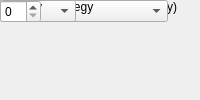
<?xml version="1.0" encoding="UTF-8"?>
<ui version="4.0">
 <class>MainWindow</class>
 <widget class="QMainWindow" name="MainWindow">
  <property name="windowTitle"><string>Adder Subtractor</string></property>
  <widget class="QWidget" name="centralwidget">
   <!-- NOTE: this is a simplified structural mirror of the generated
        <module>_ui.py, not a full round-trip Designer file. Regenerate
        both from the same spec if you need to edit layout by hand. -->
       <widget class="QLabel" name="label_name">
     <property name="text"><string>Block name</string></property>
    </widget>
       <widget class="QLineEdit" name="name"/>
       <widget class="QLabel" name="label_opmode">
     <property name="text"><string>Mode</string></property>
    </widget>
       <widget class="QComboBox" name="opmode">
     <item><property name="text"><string>Addition</string></property></item>
     <item><property name="text"><string>Subtraction</string></property></item>
    </widget>
       <widget class="QLabel" name="label_n_bits_a">
     <property name="text"><string>a input bit width</string></property>
    </widget>
       <widget class="QSpinBox" name="n_bits_a"/>
       <widget class="QLabel" name="label_bin_pt_a">
     <property name="text"><string>a input binary point</string></property>
    </widget>
       <widget class="QSpinBox" name="bin_pt_a"/>
       <widget class="QLabel" name="label_type_a">
     <property name="text"><string>a input type</string></property>
    </widget>
       <widget class="QComboBox" name="type_a">
     <item><property name="text"><string>Unsigned</string></property></item>
     <item><property name="text"><string>Signed</string></property></item>
    </widget>
       <widget class="QLabel" name="label_n_bits_b">
     <property name="text"><string>b input bit width</string></property>
    </widget>
       <widget class="QSpinBox" name="n_bits_b"/>
       <widget class="QLabel" name="label_bin_pt_b">
     <property name="text"><string>b input binary point</string></property>
    </widget>
       <widget class="QSpinBox" name="bin_pt_b"/>
       <widget class="QLabel" name="label_type_b">
     <property name="text"><string>b input type</string></property>
    </widget>
       <widget class="QComboBox" name="type_b">
     <item><property name="text"><string>Unsigned</string></property></item>
     <item><property name="text"><string>Signed</string></property></item>
    </widget>
       <widget class="QLabel" name="label_misc">
     <property name="text"><string>Misc support</string></property>
    </widget>
       <widget class="QCheckBox" name="misc"/>
       <widget class="QLabel" name="label_misc_width">
     <property name="text"><string>misci / misco bit width (misc only)</string></property>
    </widget>
       <widget class="QSpinBox" name="misc_width"/>
       <widget class="QLabel" name="label_async_op">
     <property name="text"><string>Asynchronous operation</string></property>
    </widget>
       <widget class="QCheckBox" name="async_op"/>
       <widget class="QLabel" name="label_n_bits_out">
     <property name="text"><string>Output bit width</string></property>
    </widget>
       <widget class="QSpinBox" name="n_bits_out"/>
       <widget class="QLabel" name="label_bin_pt_out">
     <property name="text"><string>Output binary point</string></property>
    </widget>
       <widget class="QSpinBox" name="bin_pt_out"/>
       <widget class="QLabel" name="label_type_out">
     <property name="text"><string>Output type</string></property>
    </widget>
       <widget class="QComboBox" name="type_out">
     <item><property name="text"><string>Unsigned</string></property></item>
     <item><property name="text"><string>Signed</string></property></item>
    </widget>
       <widget class="QLabel" name="label_quantization">
     <property name="text"><string>Quantization strategy</string></property>
    </widget>
       <widget class="QComboBox" name="quantization">
     <item><property name="text"><string>Truncate</string></property></item>
     <item><property name="text"><string>Round  (unbiased: +/- Inf)</string></property></item>
    </widget>
       <widget class="QLabel" name="label_overflow">
     <property name="text"><string>Overflow strategy</string></property>
    </widget>
       <widget class="QComboBox" name="overflow">
     <item><property name="text"><string>Wrap</string></property></item>
     <item><property name="text"><string>Saturate</string></property></item>
    </widget>
       <widget class="QLabel" name="label_csp_latency">
     <property name="text"><string>Latency</string></property>
    </widget>
       <widget class="QSpinBox" name="csp_latency"/>
  </widget>
 </widget>
 <resources/>
 <connections/>
</ui>
